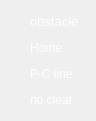
  <widget class="QWidget" name="verticalLayoutWidget_3">
   <property name="geometry">
    <rect>
     <x>10</x>
     <y>260</y>
     <width>83</width>
     <height>103</height>
    </rect>
   </property>
   <layout class="QVBoxLayout" name="display_choose">
    <item>
     <widget class="QCheckBox" name="obstacles">
      <property name="sizePolicy">
       <sizepolicy hsizetype="Expanding" vsizetype="Expanding">
        <horstretch>0</horstretch>
        <verstretch>0</verstretch>
       </sizepolicy>
      </property>
      <property name="font">
       <font>
        <pointsize>10</pointsize>
       </font>
      </property>
      <property name="focusPolicy">
       <enum>Qt::NoFocus</enum>
      </property>
      <property name="styleSheet">
       <string notr="true">QCheckBox{color:rgb(255,255,255); background:transparent}</string>
      </property>
      <property name="text">
       <string>obstacle</string>
      </property>
     </widget>
    </item>
    <item>
     <widget class="QCheckBox" name="field_home">
      <property name="sizePolicy">
       <sizepolicy hsizetype="Expanding" vsizetype="Expanding">
        <horstretch>0</horstretch>
        <verstretch>0</verstretch>
       </sizepolicy>
      </property>
      <property name="focusPolicy">
       <enum>Qt::NoFocus</enum>
      </property>
      <property name="autoFillBackground">
       <bool>false</bool>
      </property>
      <property name="styleSheet">
       <string notr="true">QCheckBox{color:rgb(255,255,255); background:transparent}</string>
      </property>
      <property name="text">
       <string>Home</string>
      </property>
     </widget>
    </item>
    <item>
     <widget class="QCheckBox" name="pass2catch">
      <property name="sizePolicy">
       <sizepolicy hsizetype="Expanding" vsizetype="Expanding">
        <horstretch>0</horstretch>
        <verstretch>0</verstretch>
       </sizepolicy>
      </property>
      <property name="focusPolicy">
       <enum>Qt::NoFocus</enum>
      </property>
      <property name="autoFillBackground">
       <bool>false</bool>
      </property>
      <property name="styleSheet">
       <string notr="true">QCheckBox{color:rgb(255,255,255); background:transparent}</string>
      </property>
      <property name="text">
       <string>P-C line</string>
      </property>
     </widget>
    </item>
    <item>
     <widget class="QCheckBox" name="no_clear">
      <property name="sizePolicy">
       <sizepolicy hsizetype="Expanding" vsizetype="Expanding">
        <horstretch>0</horstretch>
        <verstretch>0</verstretch>
       </sizepolicy>
      </property>
      <property name="focusPolicy">
       <enum>Qt::NoFocus</enum>
      </property>
      <property name="autoFillBackground">
       <bool>false</bool>
      </property>
      <property name="styleSheet">
       <string notr="true">QCheckBox{color:rgb(255,255,255); background:transparent}</string>
      </property>
      <property name="text">
       <string>no clear</string>
      </property>
     </widget>
    </item>
   </layout>
  </widget>
